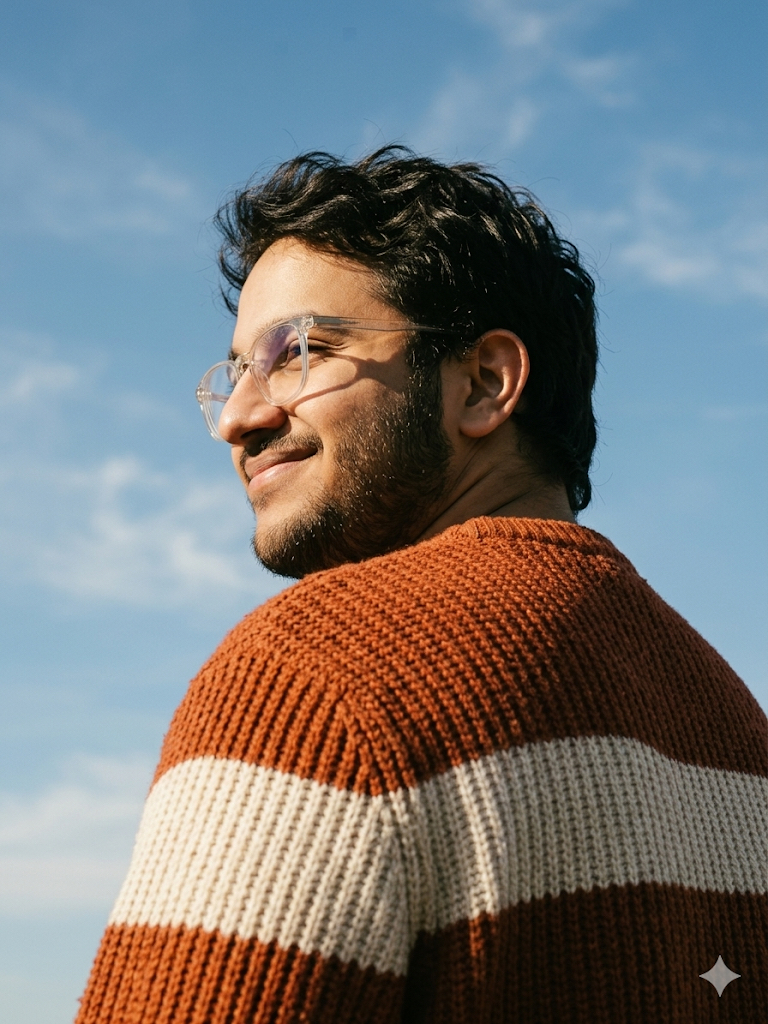
#> input picture ssh-portfolio/IMG_6363.JPG, 768 x 1024 px, found by its file name
$ python img_to_ascii.py
#> lines starting #> are read from the running program, lines starting #| are printed output that depends on the picture
from PIL import Image

# ASCII characters from darkest to brightest
ASCII_CHARS = '█▓▒░ '

def pixel_to_ascii(pixel_brightness):
    index = int(pixel_brightness / 255 * (len(ASCII_CHARS) - 1))
    return ASCII_CHARS[index]

def image_to_ascii(image_path, output_width=80):
#> called with image_path = 'IMG_6363.JPG', output_width = 80
    img = Image.open(image_path).convert('L')  # Convert to grayscale
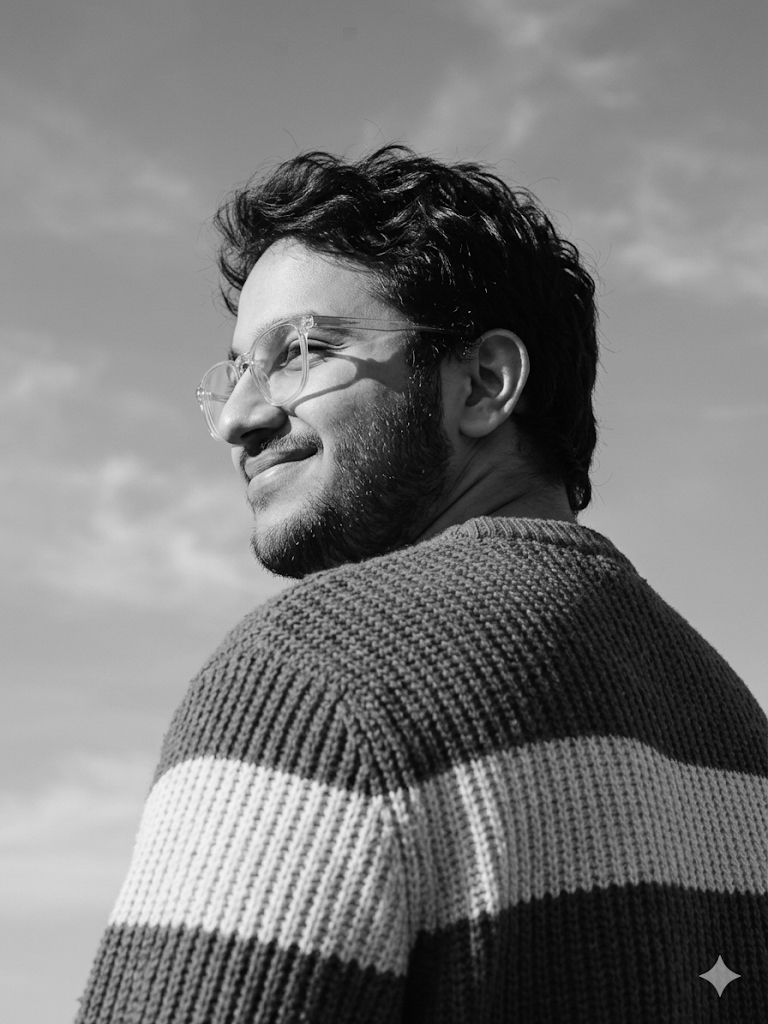
#> img: PIL image 768x1024 L; min 0, max 251, mean 118.8

    orig_w, orig_h = img.size
#> orig_w = 768; orig_h = 1024
    # Terminal chars are roughly twice as tall as wide, so halve the height
    aspect_ratio = orig_h / orig_w
#> aspect_ratio = 1.33
    output_height = int(output_width * aspect_ratio * 0.45)
#> output_height = 48

    img = img.resize((output_width, output_height))
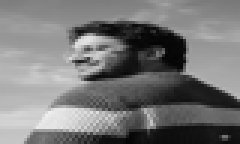
#> img: PIL image 80x48 L (shown 3 times larger); min 3, max 239, mean 118.8

    ascii_art = []
    pixels = list(img.get_flattened_data() if hasattr(img, 'get_flattened_data') else img.getdata())
#> pixels = 3840 values, max 239 at index 2976, min 3 at index 1495, mean 118.8
    for i in range(0, len(pixels), output_width):
        row = pixels[i:i + output_width]
        ascii_art.append(''.join(pixel_to_ascii(p) for p in row))
#> this loop made 48 passes
#> i on passes 10 to 21: 720, 800, 880, 960, 1040, 1120, 1200, 1280, 1360, 1440, 1520, 1600
#> i on passes 2 to 7: 80, 160, 240, 320, 400, 480

    return '\n'.join(ascii_art)

if __name__ == '__main__':
    image_path = r'IMG_6363.JPG'
    output_path = r'ascii_art.txt'

    art = image_to_ascii(image_path, output_width=80)

    # Save to file
    with open(output_path, 'w', encoding='utf-8') as f:
        f.write(art)

    # Print to terminal
    import sys
    sys.stdout.reconfigure(encoding='utf-8')
    print(art)
    print(f'\nASCII art saved to: {output_path}')
